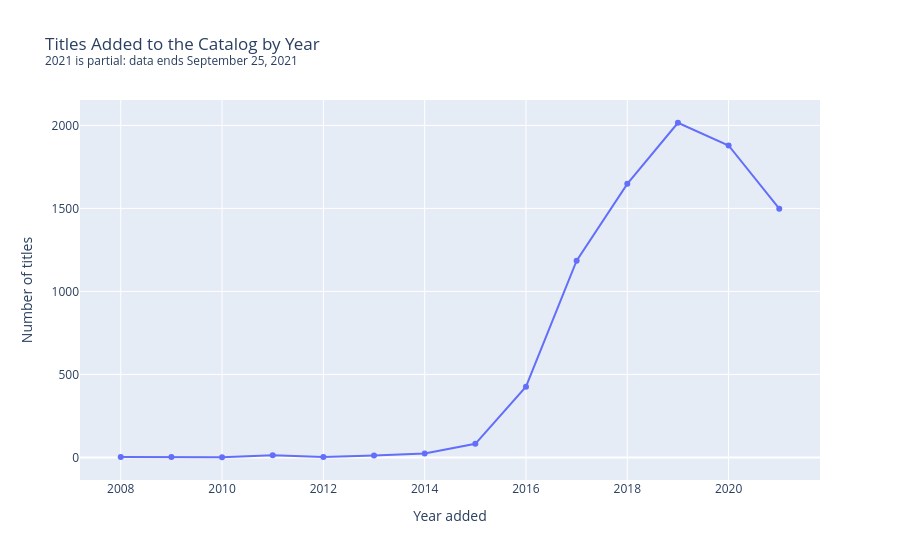

Write notebook code for a chart like this one.
### Code cell
added_data = (
    added_by_year
    .rename_axis("year")
    .reset_index(name="titles_added")
)

fig_added = px.line(
    added_data,
    x="year",
    y="titles_added",
    markers=True,
    title=(
        "Titles Added to the Catalog by Year"
        "<br><sup>2021 is partial: data ends September 25, 2021</sup>"
    ),
    labels={
        "year": "Year added",
        "titles_added": "Number of titles",
    },
)
fig_added.update_traces(
    hovertemplate="%{x}<br>Titles added: %{y:,}<extra></extra>"
)
fig_added.show()

### Figure 1 — Plotly figure (JSON) as saved in the notebook; plotly's stock layout.template omitted (floating-point values rounded to 4 significant figures)
{"data": [{"hovertemplate": "%{x}<br>Titles added: %{y:,}<extra></extra>", "legendgroup": "", "line": {"color": "#636efa", "dash": "solid"}, "marker": {"symbol": "circle"}, "mode": "lines+markers", "name": "", "orientation": "v", "showlegend": false, "type": "scatter", "x": [2008, 2009, 2010, 2011, 2012, 2013, 2014, 2015, 2016, 2017, 2018, 2019, 2020, 2021], "xaxis": "x", "y": [2, 2, 1, 13, 3, 11, 24, 82, 426, 1185, 1648, 2016, 1879, 1498], "yaxis": "y"}], "layout": {"legend": {"tracegroupgap": 0}, "title": {"text": "Titles Added to the Catalog by Year<br><sup>2021 is partial: data ends September 25, 2021</sup>"}, "xaxis": {"anchor": "y", "domain": [0, 1], "title": {"text": "Year added"}}, "yaxis": {"anchor": "x", "domain": [0, 1], "title": {"text": "Number of titles"}}}}
